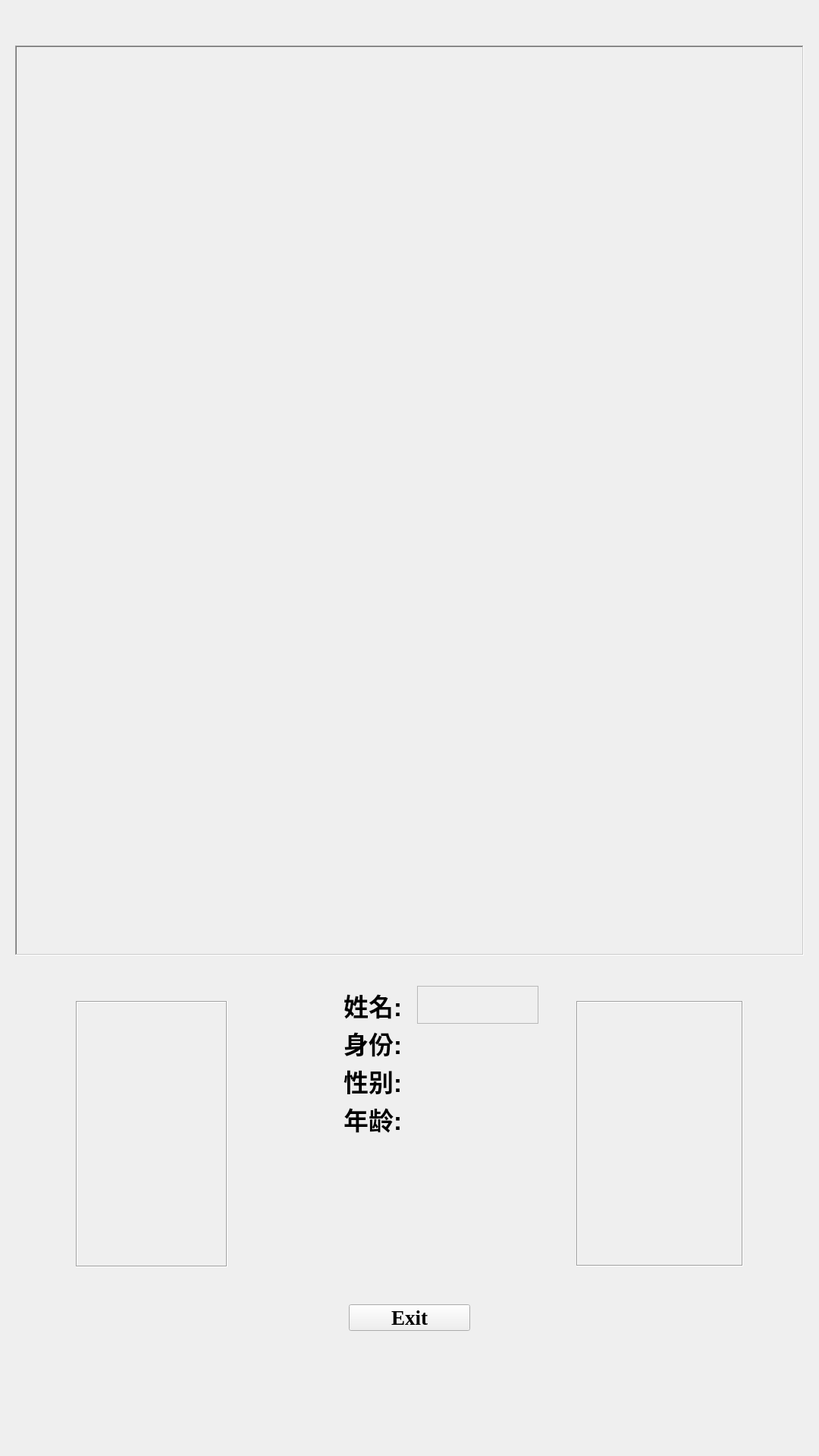
<?xml version="1.0" encoding="UTF-8"?>
<ui version="4.0">
 <class>MainWindow</class>
 <widget class="QMainWindow" name="MainWindow">
  <property name="geometry">
   <rect>
    <x>0</x>
    <y>0</y>
    <width>1080</width>
    <height>1920</height>
   </rect>
  </property>
  <property name="sizePolicy">
   <sizepolicy hsizetype="Preferred" vsizetype="Preferred">
    <horstretch>0</horstretch>
    <verstretch>0</verstretch>
   </sizepolicy>
  </property>
  <property name="windowTitle">
   <string>SDU Face Recognize</string>
  </property>
  <property name="styleSheet">
   <string notr="true"/>
  </property>
  <widget class="QWidget" name="centralWidget">
   <property name="sizePolicy">
    <sizepolicy hsizetype="Ignored" vsizetype="Ignored">
     <horstretch>0</horstretch>
     <verstretch>0</verstretch>
    </sizepolicy>
   </property>
   <widget class="QLabel" name="video">
    <property name="geometry">
     <rect>
      <x>20</x>
      <y>60</y>
      <width>1040</width>
      <height>1200</height>
     </rect>
    </property>
    <property name="sizePolicy">
     <sizepolicy hsizetype="Preferred" vsizetype="Preferred">
      <horstretch>0</horstretch>
      <verstretch>0</verstretch>
     </sizepolicy>
    </property>
    <property name="font">
     <font>
      <italic>true</italic>
     </font>
    </property>
    <property name="frameShape">
     <enum>QFrame::WinPanel</enum>
    </property>
    <property name="frameShadow">
     <enum>QFrame::Sunken</enum>
    </property>
    <property name="text">
     <string/>
    </property>
   </widget>
   <widget class="QPushButton" name="pushButton">
    <property name="geometry">
     <rect>
      <x>460</x>
      <y>1720</y>
      <width>160</width>
      <height>35</height>
     </rect>
    </property>
    <property name="sizePolicy">
     <sizepolicy hsizetype="Minimum" vsizetype="Fixed">
      <horstretch>0</horstretch>
      <verstretch>0</verstretch>
     </sizepolicy>
    </property>
    <property name="font">
     <font>
      <family>Times New Roman</family>
      <pointsize>20</pointsize>
      <weight>75</weight>
      <italic>false</italic>
      <bold>true</bold>
     </font>
    </property>
    <property name="text">
     <string>Exit</string>
    </property>
   </widget>
   <widget class="QLabel" name="face">
    <property name="enabled">
     <bool>true</bool>
    </property>
    <property name="geometry">
     <rect>
      <x>760</x>
      <y>1320</y>
      <width>220</width>
      <height>350</height>
     </rect>
    </property>
    <property name="sizePolicy">
     <sizepolicy hsizetype="Preferred" vsizetype="Preferred">
      <horstretch>0</horstretch>
      <verstretch>0</verstretch>
     </sizepolicy>
    </property>
    <property name="frameShape">
     <enum>QFrame::Box</enum>
    </property>
    <property name="frameShadow">
     <enum>QFrame::Sunken</enum>
    </property>
    <property name="text">
     <string/>
    </property>
    <property name="scaledContents">
     <bool>true</bool>
    </property>
   </widget>
   <widget class="QLabel" name="video_face">
    <property name="enabled">
     <bool>true</bool>
    </property>
    <property name="geometry">
     <rect>
      <x>100</x>
      <y>1320</y>
      <width>200</width>
      <height>351</height>
     </rect>
    </property>
    <property name="sizePolicy">
     <sizepolicy hsizetype="Preferred" vsizetype="Preferred">
      <horstretch>0</horstretch>
      <verstretch>0</verstretch>
     </sizepolicy>
    </property>
    <property name="frameShape">
     <enum>QFrame::Box</enum>
    </property>
    <property name="frameShadow">
     <enum>QFrame::Sunken</enum>
    </property>
    <property name="text">
     <string/>
    </property>
    <property name="scaledContents">
     <bool>true</bool>
    </property>
   </widget>
   <widget class="QLabel" name="name">
    <property name="geometry">
     <rect>
      <x>550</x>
      <y>1300</y>
      <width>160</width>
      <height>50</height>
     </rect>
    </property>
    <property name="sizePolicy">
     <sizepolicy hsizetype="Preferred" vsizetype="Preferred">
      <horstretch>0</horstretch>
      <verstretch>0</verstretch>
     </sizepolicy>
    </property>
    <property name="font">
     <font>
      <family>Ubuntu</family>
      <pointsize>25</pointsize>
      <weight>75</weight>
      <bold>true</bold>
     </font>
    </property>
    <property name="frameShape">
     <enum>QFrame::StyledPanel</enum>
    </property>
    <property name="frameShadow">
     <enum>QFrame::Sunken</enum>
    </property>
    <property name="text">
     <string/>
    </property>
    <property name="alignment">
     <set>Qt::AlignLeading|Qt::AlignLeft|Qt::AlignVCenter</set>
    </property>
   </widget>
   <widget class="QLabel" name="post_frot">
    <property name="geometry">
     <rect>
      <x>370</x>
      <y>1350</y>
      <width>160</width>
      <height>50</height>
     </rect>
    </property>
    <property name="sizePolicy">
     <sizepolicy hsizetype="Preferred" vsizetype="Preferred">
      <horstretch>0</horstretch>
      <verstretch>0</verstretch>
     </sizepolicy>
    </property>
    <property name="font">
     <font>
      <pointsize>25</pointsize>
      <weight>75</weight>
      <italic>false</italic>
      <bold>true</bold>
     </font>
    </property>
    <property name="layoutDirection">
     <enum>Qt::LeftToRight</enum>
    </property>
    <property name="text">
     <string>身份:</string>
    </property>
    <property name="alignment">
     <set>Qt::AlignRight|Qt::AlignTrailing|Qt::AlignVCenter</set>
    </property>
   </widget>
   <widget class="QLabel" name="similar">
    <property name="geometry">
     <rect>
      <x>460</x>
      <y>1520</y>
      <width>160</width>
      <height>160</height>
     </rect>
    </property>
    <property name="sizePolicy">
     <sizepolicy hsizetype="Minimum" vsizetype="Minimum">
      <horstretch>0</horstretch>
      <verstretch>0</verstretch>
     </sizepolicy>
    </property>
    <property name="layoutDirection">
     <enum>Qt::LeftToRight</enum>
    </property>
    <property name="text">
     <string/>
    </property>
   </widget>
   <widget class="QLabel" name="name_frot">
    <property name="geometry">
     <rect>
      <x>370</x>
      <y>1300</y>
      <width>160</width>
      <height>50</height>
     </rect>
    </property>
    <property name="font">
     <font>
      <pointsize>25</pointsize>
      <weight>75</weight>
      <bold>true</bold>
     </font>
    </property>
    <property name="text">
     <string>姓名:</string>
    </property>
    <property name="alignment">
     <set>Qt::AlignRight|Qt::AlignTrailing|Qt::AlignVCenter</set>
    </property>
   </widget>
   <widget class="QLabel" name="post">
    <property name="geometry">
     <rect>
      <x>550</x>
      <y>1350</y>
      <width>160</width>
      <height>50</height>
     </rect>
    </property>
    <property name="font">
     <font>
      <pointsize>25</pointsize>
      <weight>75</weight>
      <bold>true</bold>
     </font>
    </property>
    <property name="layoutDirection">
     <enum>Qt::LeftToRight</enum>
    </property>
    <property name="text">
     <string/>
    </property>
    <property name="alignment">
     <set>Qt::AlignLeading|Qt::AlignLeft|Qt::AlignVCenter</set>
    </property>
   </widget>
   <widget class="QLabel" name="gender_frot">
    <property name="geometry">
     <rect>
      <x>370</x>
      <y>1400</y>
      <width>160</width>
      <height>50</height>
     </rect>
    </property>
    <property name="sizePolicy">
     <sizepolicy hsizetype="Preferred" vsizetype="Preferred">
      <horstretch>0</horstretch>
      <verstretch>0</verstretch>
     </sizepolicy>
    </property>
    <property name="font">
     <font>
      <pointsize>25</pointsize>
      <weight>75</weight>
      <italic>false</italic>
      <bold>true</bold>
     </font>
    </property>
    <property name="layoutDirection">
     <enum>Qt::LeftToRight</enum>
    </property>
    <property name="text">
     <string>性别:</string>
    </property>
    <property name="alignment">
     <set>Qt::AlignRight|Qt::AlignTrailing|Qt::AlignVCenter</set>
    </property>
   </widget>
   <widget class="QLabel" name="gender">
    <property name="geometry">
     <rect>
      <x>550</x>
      <y>1400</y>
      <width>160</width>
      <height>50</height>
     </rect>
    </property>
    <property name="font">
     <font>
      <pointsize>25</pointsize>
      <weight>75</weight>
      <bold>true</bold>
     </font>
    </property>
    <property name="layoutDirection">
     <enum>Qt::LeftToRight</enum>
    </property>
    <property name="text">
     <string/>
    </property>
    <property name="alignment">
     <set>Qt::AlignLeading|Qt::AlignLeft|Qt::AlignVCenter</set>
    </property>
   </widget>
   <widget class="QLabel" name="age_frot">
    <property name="geometry">
     <rect>
      <x>370</x>
      <y>1450</y>
      <width>160</width>
      <height>50</height>
     </rect>
    </property>
    <property name="sizePolicy">
     <sizepolicy hsizetype="Preferred" vsizetype="Preferred">
      <horstretch>0</horstretch>
      <verstretch>0</verstretch>
     </sizepolicy>
    </property>
    <property name="font">
     <font>
      <pointsize>25</pointsize>
      <weight>75</weight>
      <italic>false</italic>
      <bold>true</bold>
     </font>
    </property>
    <property name="layoutDirection">
     <enum>Qt::LeftToRight</enum>
    </property>
    <property name="text">
     <string>年龄:</string>
    </property>
    <property name="alignment">
     <set>Qt::AlignRight|Qt::AlignTrailing|Qt::AlignVCenter</set>
    </property>
   </widget>
   <widget class="QLabel" name="age">
    <property name="geometry">
     <rect>
      <x>550</x>
      <y>1450</y>
      <width>160</width>
      <height>50</height>
     </rect>
    </property>
    <property name="font">
     <font>
      <pointsize>25</pointsize>
      <weight>75</weight>
      <bold>true</bold>
     </font>
    </property>
    <property name="layoutDirection">
     <enum>Qt::LeftToRight</enum>
    </property>
    <property name="text">
     <string/>
    </property>
    <property name="alignment">
     <set>Qt::AlignLeading|Qt::AlignLeft|Qt::AlignVCenter</set>
    </property>
   </widget>
  </widget>
 </widget>
 <layoutdefault spacing="6" margin="11"/>
 <resources/>
 <connections/>
</ui>
